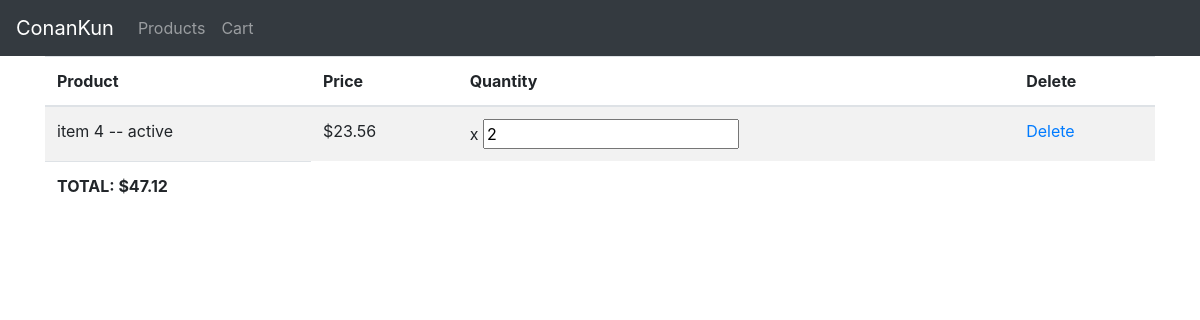
The page /products/viewCart/ (signed in) on the database as committed earlier.
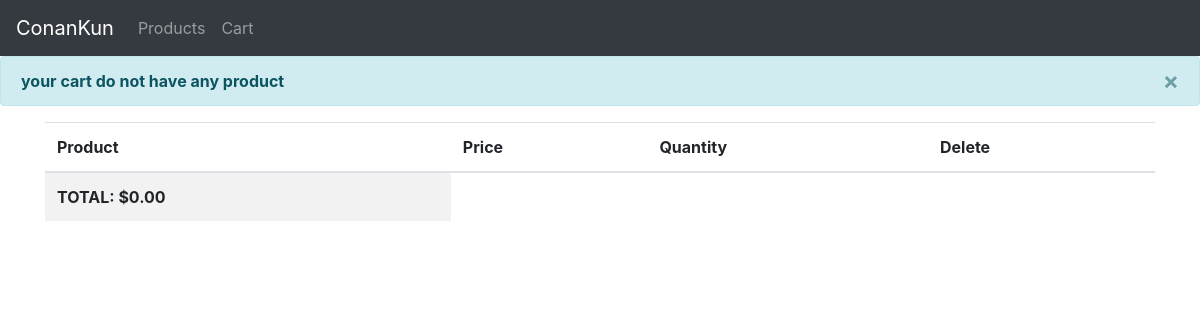
The same page on the database as committed later.
### products/models.py (models this page shows, shortened)
class Order(models.Model):
	customer = models.CharField(max_length = 25)
	product = models.ForeignKey(Products, on_delete = models.CASCADE)
	quantity = models.IntegerField()
	price = models.FloatField()
	created_at = models.DateTimeField(auto_now_add = True)

class Products(models.Model):
	title = models.CharField(max_length = 25)
	image = models.FileField()
	description = models.TextField()
	price = models.FloatField()
	created_at = models.DateTimeField(auto_now_add = True)
	status = models.CharField(max_length = 25, choices = STATUS)
	def __str__(self):
		return f"{self.title} -- {self.status}"

### products/views.py (the view, shortened to what this page needs)
# urls.py: path('viewCart/', views.viewCart, name = 'viewCart'),
def viewCart(request):
	total = 0
	if request.user.is_authenticated:
		yourCart = Order.objects.filter(customer = request.user)
		if yourCart.exists():
			for item in yourCart:
				total += item.price * item.quantity
			return render(request, 'products/viewCart.html', {'yourCart': yourCart, 'total': total})
		else:
			messages.info(request, 'your cart do not have any product')
			return render(request, 'products/viewCart.html', {'total': total})

### products/templates/products/viewCart.html
{% extends 'products/base.html' %}
{% block content %}
	 <table class="table table-striped">
	    <thead>
	      <tr>
	        <th>Product</th>
	        <th>Price</th>
	        <th>Quantity</th>
	        <th>Delete</th>
	      </tr>
	    </thead>
	    <tbody>
    	{% for cart in yourCart %}
	      <tr>
	        <td>{{cart.product}}</td>
	        <td>${{cart.price}}</td>
	        <td>x <input type="number" min="1" value="{{cart.quantity}}" id="quantity_{{cart.product.id}}" onclick="updateCart({{cart.product.id}})"></td>
	        <td><a href="{% url 'products:deleteCart' cart.product.id %}" title="">Delete</a></td>
	      </tr>
      	{% endfor %}
      	<tr>
      		<td class="font-weight-bold">TOTAL: ${{total |floatformat:2}}</td>
      	</tr>
	    </tbody>
	  </table>
{% endblock %}

Rows that differ between the two databases and show on the page:
removed Order: product "item 4 -- active", price "23.56", quantity "2"
Other text that changed with them:
{{ total |floatformat:2 }}: "47.12" → "0.00"
new list line: "× your cart do not have any product"
